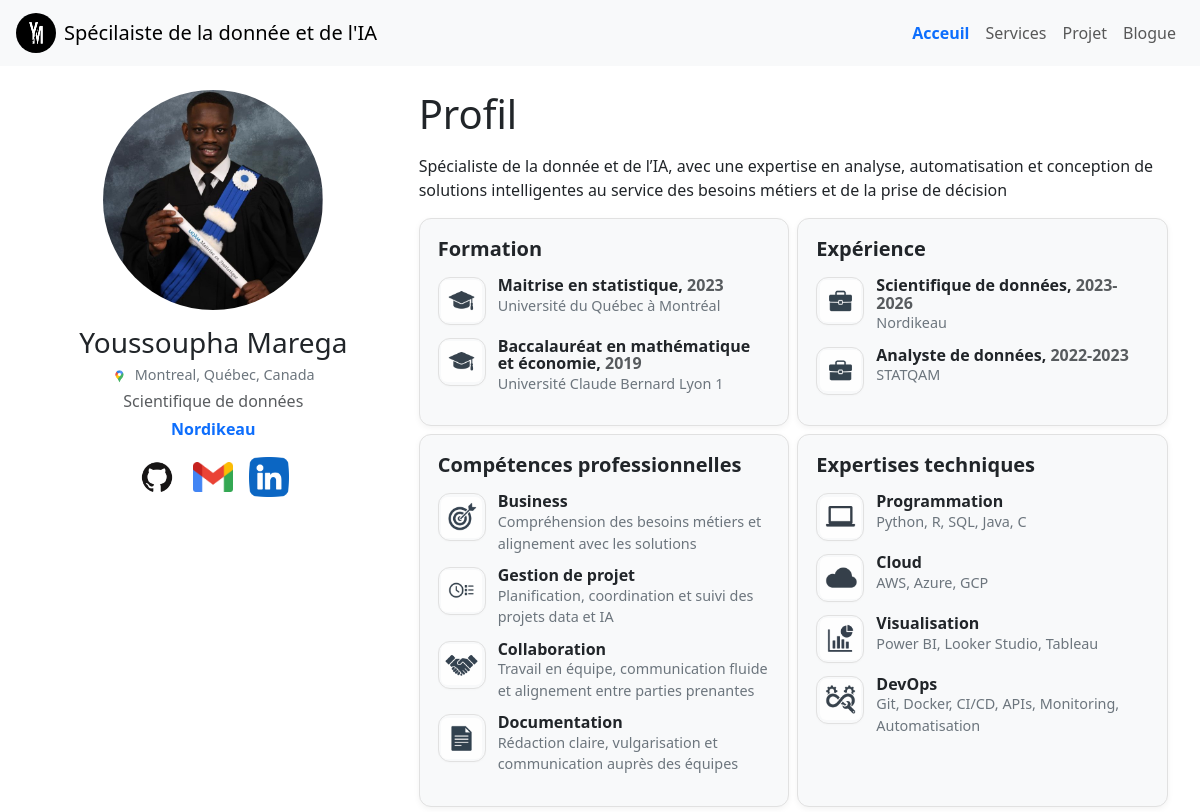
The app's page / (upper part), older data.
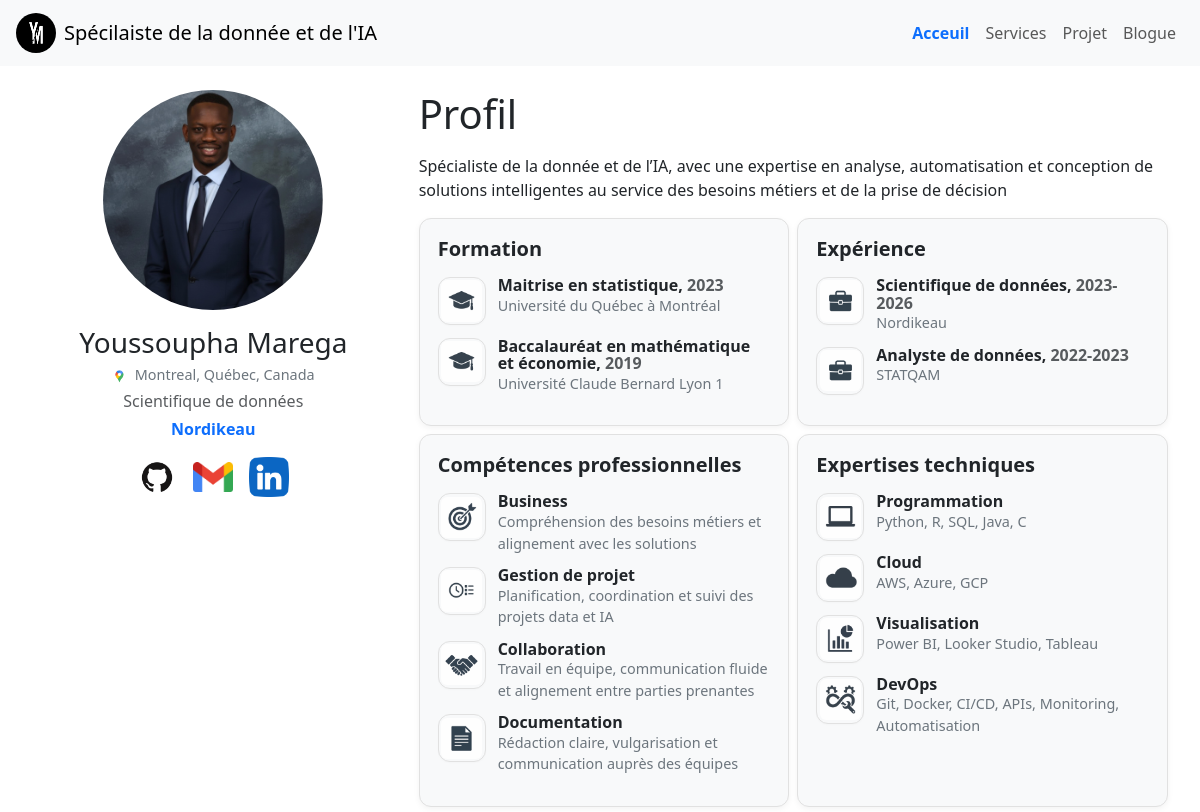
The same page, newer data.
### app_acceuil/models.py (models this page shows, shortened)
class SiteProfile(models.Model):
	first_name = models.CharField(max_length=150, verbose_name=_("Prénom"))
	last_name = models.CharField(max_length=150, verbose_name=_("Nom"))
	location = models.CharField(max_length=255, blank=True, verbose_name=_("Localisation"))
	profession = models.CharField(max_length=255, blank=True, verbose_name=_("Profession"))
	current_employer = models.CharField(max_length=255, blank=True, verbose_name=_("Employeur actuel"))
	current_employer_url = models.URLField(blank=True, verbose_name=_("Lien employeur"))
	linkedin_url = models.URLField(blank=True, verbose_name=_("LinkedIn"))
	github_url = models.URLField(blank=True, verbose_name=_("GitHub"))
	email = models.EmailField(blank=True, verbose_name=_("Adresse email"))
	profile_photo = models.ImageField(upload_to="profile/", blank=True, null=True, verbose_name=_("Photo de profil"))
	bio = RichTextField(blank=True, verbose_name=_("Profil (rich text)"))
	show_chip = models.BooleanField(default=True, verbose_name=_("Afficher le chip utilisateur"))
	chip_text = models.CharField(max_length=100, blank=True, verbose_name=_("Texte du chip (override)"))
	chip_use_photo = models.BooleanField(default=True, verbose_name=_("Utiliser la photo dans le chip"))
	CHIP_SHAPE_CHOICES = (("circle", "Circle"), ("square", "Square"))
	chip_shape = models.CharField(max_length=10, choices=CHIP_SHAPE_CHOICES, default="circle", verbose_name=_("Forme du chip"))
	chip_color = models.CharField(max_length=20, default="#0d6efd", verbose_name=_("Couleur du chip"))
	chip_title = models.CharField(max_length=150, blank=True, verbose_name=_("Titre affiché au côté du chip"))
	site_title = models.CharField(max_length=200, blank=True, verbose_name=_("Titre du site (balise <title>)"))
	favicon = models.ImageField(upload_to="favicon/", blank=True, null=True, verbose_name=_("Favicon"))
	NAVBAR_AVATAR_SHAPE = (("circle", "Circle"), ("square", "Square"), ("none", "No frame"))
	navbar_avatar_shape = models.CharField(max_length=10, choices=NAVBAR_AVATAR_SHAPE, default="circle", verbose_name=_("Forme avatar navbar"))
	navbar_avatar = models.ImageField(upload_to="navbar/", blank=True, null=True, verbose_name=_("Avatar navbar"))
	class Meta:
		verbose_name = _("Profil du site")
		verbose_name_plural = _("Profil du site")

### app_acceuil/views.py (the view)
# urls.py: path('', views.acceuil, name='acceuil'),
def acceuil(request):
    projets_featured = Project.objects.filter(featured=True, is_published=True)
    articles_recents = BlogPost.objects.filter(is_published=True, featured=True)
    services = Service.objects.filter(is_published=True, featured=True)
    context = {
        'projets': projets_featured,
        'articles': articles_recents,
        'services': services,
    }
    return render(request, 'app_acceuil/acceuil.html', context)

### app_acceuil/context_processors.py (called while the page is built)
def menu_items(request):
    return {
        'menu_items': [
            {"name": "acceuil", "label": "Acceuil"},
            {"name": "service_list", "label": "Services"},
            {"name": "projet_list", "label": "Projet"},
            {"name": "blogue_list", "label": "Blogue"},
        ]
    }

def site_profile(request):
    try:
        profile = SiteProfile.objects.first()
    except (OperationalError, DatabaseError):
        profile = None
    return {"site_profile": profile}

### app_acceuil/templatetags/utils.py (called while the page is built)
@register.filter(name='prefix')
def prefix(value):
    if value:
        return value.split('_')[0]
    return value

### app_acceuil/templates/app_acceuil/acceuil.html (shortened to what the changed rows need)
{% extends "base.html" %}
{% load static %}
{% block content %}
<div class="container-fluid px-3 mt-4">
    <div class="row align-items-start">
        <div class="col-md-4 text-center">
            {% if site_profile and site_profile.profile_photo %}
            <img src="{{ site_profile.profile_photo.url }}" class="rounded-circle img-fluid mb-3" style="max-width: 220px;">
            {% else %}
            <img src="{% static 'img/photo_graduate_uqam_youssoupha_marega.png' %}" class="rounded-circle img-fluid mb-3" style="max-width: 220px;">
            {% endif %}
            <h2 class="h3 mb-1">{% if site_profile %}{{ site_profile.first_name }} {{ site_profile.last_name }}{% else %}Youssoupha Marega{% endif %}</h2>
            <p class="location-text mb-1">
                {% if site_profile and site_profile.location %}
                <img src="{% static 'img/logo/google_maps.png' %}" class="icon-inline" alt="Localisation"> {{ site_profile.location }}
                {% else %}
                <img src="{% static 'img/logo/google_maps.png' %}" class="icon-inline" alt="Localisation"> Montréal, Québec, Canada
                {% endif %}
            </p>
            <p class="text-muted mb-1">{% if site_profile and site_profile.profession %}{{ site_profile.profession }}{% else %}Scientifique de données{% endif %}</p>
            <p class="text-muted">
                {% if site_profile and site_profile.current_employer and site_profile.current_employer_url %}
                <a href="{{ site_profile.current_employer_url }}" class="fw-semibold text-primary text-decoration-none" target="_blank">{{ site_profile.current_employer }}</a>
                {% elif site_profile and site_profile.current_employer %}
                <span class="fw-semibold">{{ site_profile.current_employer }}</span>
                {% else %}
                <a href="https://www.nordikeau.com/" class="fw-semibold text-primary text-decoration-none" target="_blank">Nordikeau</a>
                {% endif %}
            </p>
            <div class="mt-2 d-flex justify-content-center align-items-center gap-3">
                {% if site_profile and site_profile.github_url %}
                <a href="{{ site_profile.github_url }}" target="_blank">
                </a>
                {% endif %}
                {% if site_profile and site_profile.email %}
                <a href="mailto:{{ site_profile.email }}">
                </a>
                {% endif %}
                {% if site_profile and site_profile.linkedin_url %}
                <a href="{{ site_profile.linkedin_url }}" target="_blank">
                </a>
                {% endif %}
            </div>
        </div>
        <div class="col-md-8">
            <h1 class="mb-3">Profil</h1>
            {% if site_profile and site_profile.bio %}
            <div class="mb-2">{{ site_profile.bio|safe }}</div>
            {% endif %}
        </div>
    </div>
    {% endblock %}

### templates/base.html (shortened to what this page needs)
{% load static %}
{% load utils %}
<!DOCTYPE html>
<html lang="fr">
<head>
    <link href="https://cdn.jsdelivr.net/npm/bootstrap@5.3.0/dist/css/bootstrap.min.css" rel="stylesheet">
    <link rel="stylesheet" href="{% static 'app_acceuil/css/styles.css' %}">
</head>
<body>
    <nav class="navbar navbar-expand-lg navbar-light bg-light">
        <div class="container-fluid px-3">
            <a class="navbar-brand d-flex align-items-center" href="{% url 'acceuil' %}">
                {% if site_profile and site_profile.navbar_avatar %}
                    {% if site_profile.navbar_avatar_shape == 'circle' %}
                        <img src="{{ site_profile.navbar_avatar.url }}" alt="Logo" width="40" height="40" class="rounded-circle me-2">
                    {% elif site_profile.navbar_avatar_shape == 'square' %}
                        <img src="{{ site_profile.navbar_avatar.url }}" alt="Logo" width="40" height="40" class="rounded-2 me-2" style="border-radius:8px;">
                    {% else %}
                        <img src="{{ site_profile.navbar_avatar.url }}" alt="Logo" width="40" height="40" class="me-2" style="border-radius:0;">
                    {% endif %}
                {% endif %}
                <span>{% if site_profile and site_profile.site_title %}{{ site_profile.site_title }}{% elif site_profile %}{{ site_profile.first_name }} {{ site_profile.last_name }}{% else %}Youssoupha Marega{% endif %}</span>
            </a>
            <div class="collapse navbar-collapse" id="navbarNav">
                <ul class="navbar-nav ms-auto">
                    {% for item in menu_items %}
                    <li class="nav-item">
                        <a class="nav-link {% if request.resolver_match.url_name|prefix == item.name|prefix %}active fw-bold text-primary{% endif %}"
                            href="{% url item.name %}">
                            {{ item.label }}
                        </a>
                    </li>
                    {% endfor %}
                </ul>
            </div>
        </div>
    </nav>
    <div class="container-fluid px-3 mt-3 mb-5">
        {% block content %}{% endblock %}
    </div>
</body>
</html>

Row changes from the older to the newer data that the page shows:
changed SiteProfile "Youssoupha": profile_photo: a different picture
